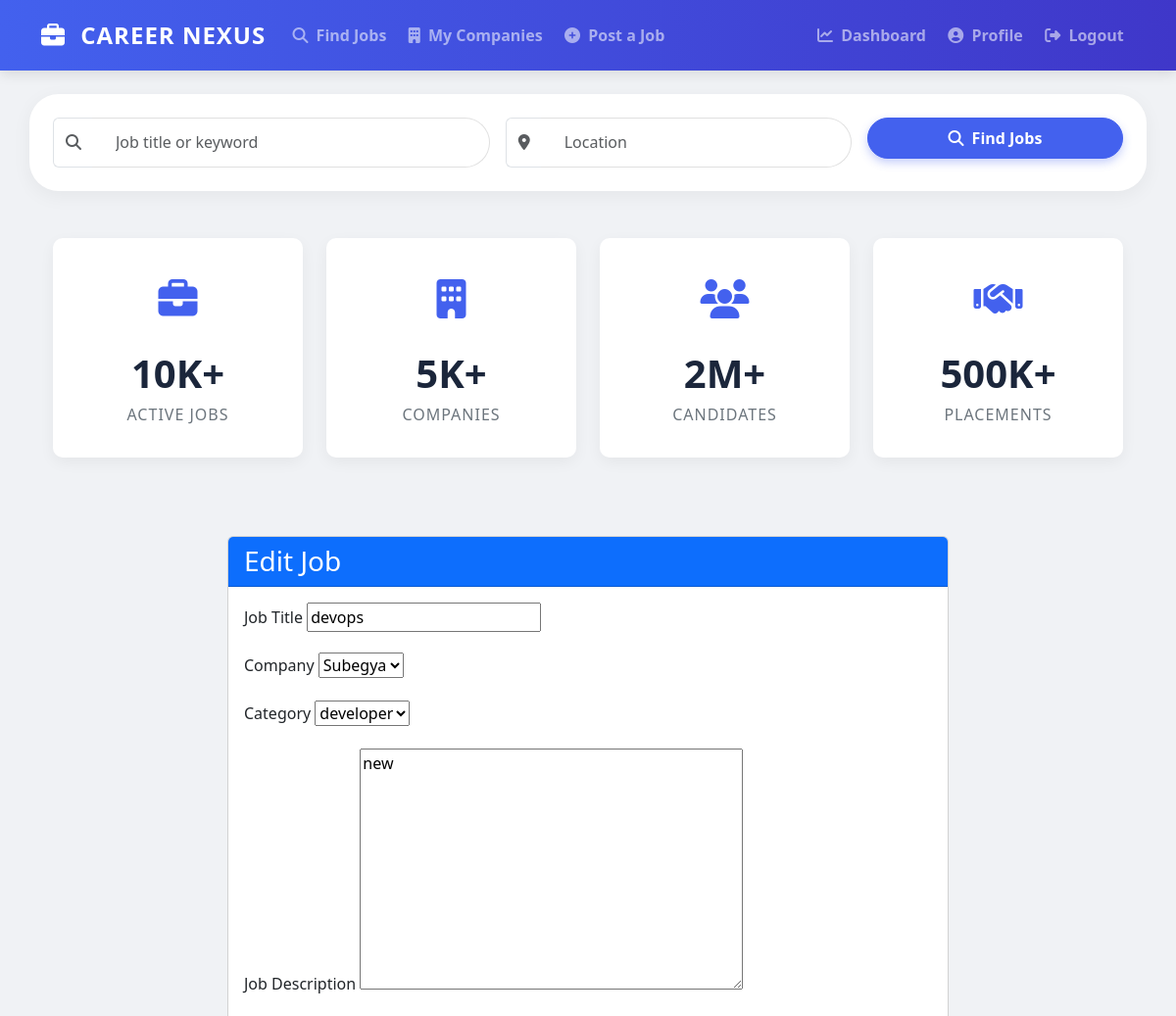
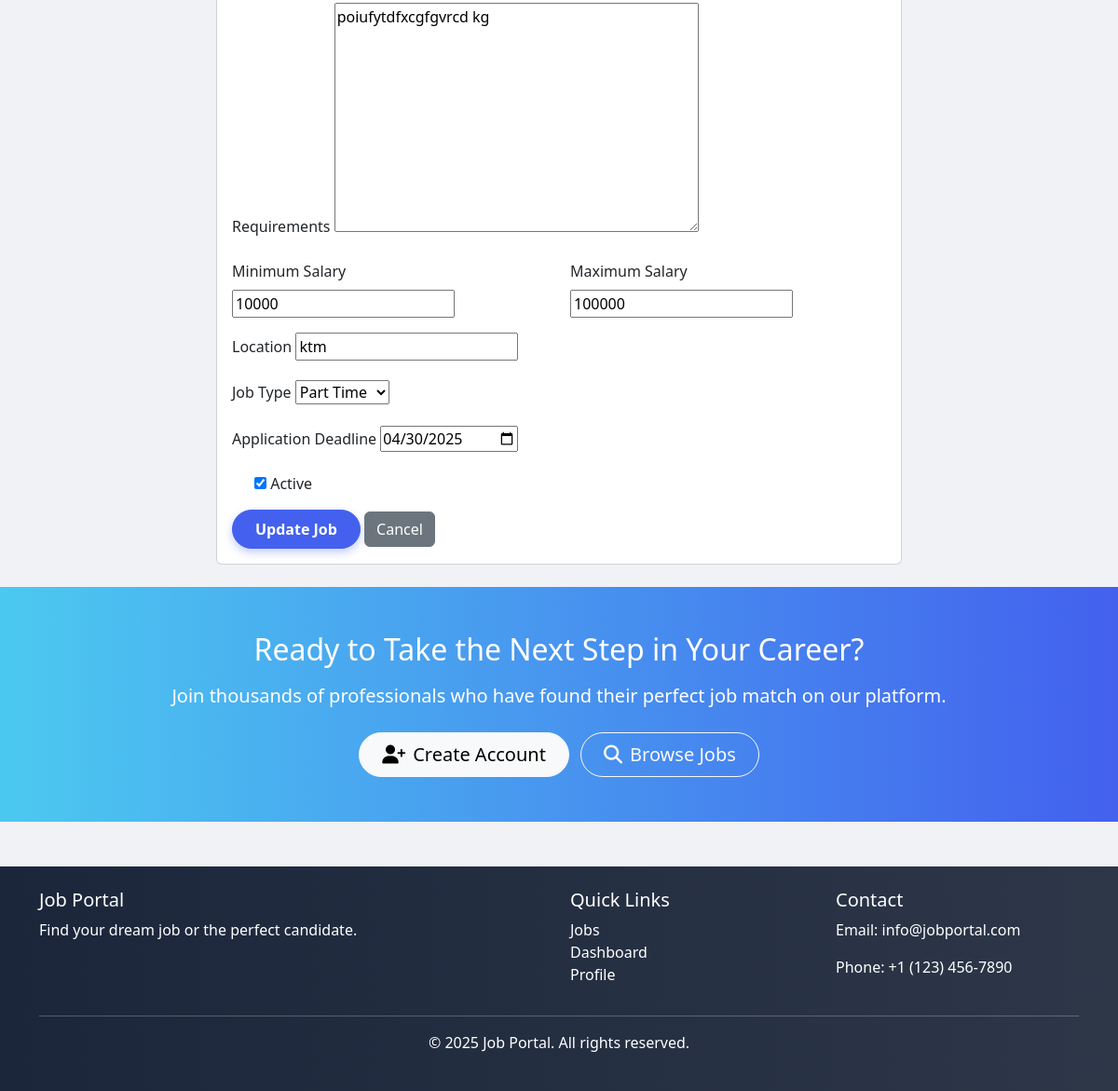
/jobs/2/update/ (signed in), run on the app's committed database (2 pictures, top to bottom).
### jobs/models.py (models this page shows, shortened)
class Job(models.Model):
    JOB_TYPE_CHOICES = [
        ('full_time', 'Full Time'),
        ('part_time', 'Part Time'),
        ('contract', 'Contract'),
        ('internship', 'Internship'),
        ('remote', 'Remote'),
    ]
    title = models.CharField(max_length=100)
    company = models.ForeignKey(Company, on_delete=models.CASCADE, related_name='jobs')
    category = models.ForeignKey(Category, on_delete=models.SET_NULL, null=True, related_name='jobs')
    description = models.TextField()
    requirements = models.TextField()
    salary_min = models.IntegerField(blank=True, null=True)
    salary_max = models.IntegerField(blank=True, null=True)
    location = models.CharField(max_length=100)
    job_type = models.CharField(max_length=20, choices=JOB_TYPE_CHOICES)
    posted_by = models.ForeignKey(User, on_delete=models.CASCADE, related_name='posted_jobs')
    created_at = models.DateTimeField(auto_now_add=True)
    deadline = models.DateField()
    is_active = models.BooleanField(default=True)

### jobs/views.py (the view)
# urls.py: path('jobs/<int:pk>/update/', views.job_update, name='job_update'),
@login_required
def job_update(request, pk):
    job = get_object_or_404(Job, pk=pk, posted_by=request.user)
    if request.method == 'POST':
        form = JobForm(request.user, request.POST, instance=job)
        if form.is_valid():
            form.save()
            messages.success(request, 'Job updated successfully!')
            return redirect('job_detail', pk=job.pk)
    else:
        form = JobForm(request.user, instance=job)
    return render(request, 'jobs/job_form.html', {'form': form, 'job': job})

### jobs/forms.py
class JobForm(forms.ModelForm):
    class Meta:
        model = Job
        fields = ['title', 'company', 'category', 'description', 'requirements',
                  'salary_min', 'salary_max', 'location', 'job_type', 'deadline', 'is_active']
        widgets = {
            'deadline': forms.DateInput(attrs={'type': 'date'}),
        }
    def __init__(self, user, *args, **kwargs):
        super(JobForm, self).__init__(*args, **kwargs)
        self.fields['company'].queryset = user.companies.all()

### companies/models.py (called while the page is built)
    def __str__(self):
        return self.name

### jobs/models.py (called while the page is built)
    def __str__(self):
        return self.name

### templates/jobs/job_form.html (shortened to what this page needs)
{% extends 'base.html' %}
{% block content %}
    {% block stats %}
    <div class="container my-5 animated" style="animation-delay: 0.3s">
        <div class="row">
            <div class="col-md-3 col-6">
                <div class="stat-counter">
                    <div class="icon">
                        <i class="fas fa-briefcase"></i>
                    </div>
                    <div class="count" id="count1">10K+</div>
                    <div class="label">Active Jobs</div>
                </div>
            </div>
            <div class="col-md-3 col-6">
                <div class="stat-counter">
                    <div class="icon">
                        <i class="fas fa-building"></i>
                    </div>
                    <div class="count" id="count2">5K+</div>
                    <div class="label">Companies</div>
                </div>
            </div>
            <div class="col-md-3 col-6">
                <div class="stat-counter">
                    <div class="icon">
                        <i class="fas fa-users"></i>
                    </div>
                    <div class="count" id="count3">2M+</div>
                    <div class="label">Candidates</div>
                </div>
            </div>
            <div class="col-md-3 col-6">
                <div class="stat-counter">
                    <div class="icon">
                        <i class="fas fa-handshake"></i>
                    </div>
                    <div class="count" id="count4">500K+</div>
                    <div class="label">Placements</div>
                </div>
            </div>
        </div>
    </div>
    {% endblock %}
<div class="row justify-content-center">
    <div class="col-md-8">
        <div class="card">
            <div class="card-header bg-primary text-white">
                <h3 class="mb-0">{% if job %}Edit{% else %}Post{% endif %} Job</h3>
            </div>
            <div class="card-body">
                <form method="POST">
                    <div class="mb-3">
                        <label for="{{ form.title.id_for_label }}" class="form-label">Job Title</label>
                        {{ form.title }}
                    </div>
                    <div class="mb-3">
                        <label for="{{ form.company.id_for_label }}" class="form-label">Company</label>
                        {{ form.company }}
                    </div>
                    <div class="mb-3">
                        <label for="{{ form.category.id_for_label }}" class="form-label">Category</label>
                        {{ form.category }}
                    </div>
                    <div class="mb-3">
                        <label for="{{ form.description.id_for_label }}" class="form-label">Job Description</label>
                        {{ form.description }}
                    </div>
                    <div class="mb-3">
                        <label for="{{ form.requirements.id_for_label }}" class="form-label">Requirements</label>
                        {{ form.requirements }}
                    </div>
                    <div class="row mb-3">
                        <div class="col-md-6">
                            <label for="{{ form.salary_min.id_for_label }}" class="form-label">Minimum Salary</label>
                            {{ form.salary_min }}
                        </div>
                        <div class="col-md-6">
                            <label for="{{ form.salary_max.id_for_label }}" class="form-label">Maximum Salary</label>
                            {{ form.salary_max }}
                        </div>
                    </div>
                    <div class="mb-3">
                        <label for="{{ form.location.id_for_label }}" class="form-label">Location</label>
                        {{ form.location }}
                    </div>
                    <div class="mb-3">
                        <label for="{{ form.job_type.id_for_label }}" class="form-label">Job Type</label>
                        {{ form.job_type }}
                    </div>
                    <div class="mb-3">
                        <label for="{{ form.deadline.id_for_label }}" class="form-label">Application Deadline</label>
                        {{ form.deadline }}
                    </div>
                    <div class="mb-3 form-check">
                        {{ form.is_active }}
                        <label class="form-check-label" for="{{ form.is_active.id_for_label }}">Active</label>
                    </div>
                    <button type="submit" class="btn btn-primary">{% if job %}Update{% else %}Post{% endif %} Job</button>
                    <a href="{% if job %}{% url 'job_detail' job.pk %}{% else %}{% url 'job_list' %}{% endif %}" class="btn btn-secondary">Cancel</a>
                </form>
            </div>
        </div>
    </div>
</div>
{% endblock %}

### templates/base.html (style rules this page uses)
:root { --primary-color: #4361ee; --secondary-color: #3f37c9; --accent-color: #4cc9f0; --dark-color: #1b263b; --light-color: #f8f9fa; }
body { font-family: 'Segoe UI', Tahoma, Geneva, Verdana, sans-serif; background-color: #f0f2f5; }
.btn-primary { background-color: var(--primary-color); border-color: var(--primary-color); border-radius: 30px; padding: 0.5rem 1.5rem; font-weight: 600; box-shadow: 0 4px 10px rgba(67, 97, 238, 0.3); }
.animated { animation: fadeIn 0.6s ease forwards; }
.stat-counter { text-align: center; padding: 2rem 1rem; border-radius: 10px; background-color: white; box-shadow: 0 5px 15px rgba(0,0,0,0.05); margin-bottom: 2rem; }
.stat-counter .icon { font-size: 2.5rem; color: var(--primary-color); margin-bottom: 1rem; }
.stat-counter .count { font-size: 2.5rem; font-weight: 700; color: var(--dark-color); }
.stat-counter .label { font-size: 1rem; color: #6c757d; text-transform: uppercase; letter-spacing: 1px; }

### data on the page
Job: title "devops", company "Subegya", category "developer", description "new", requirements "poiufytdfxcgfgvrcd kg", salary_min "10000", salary_max "100000", location "ktm", job_type "Part Time", deadline "04/30/2025", is_active "☑"
